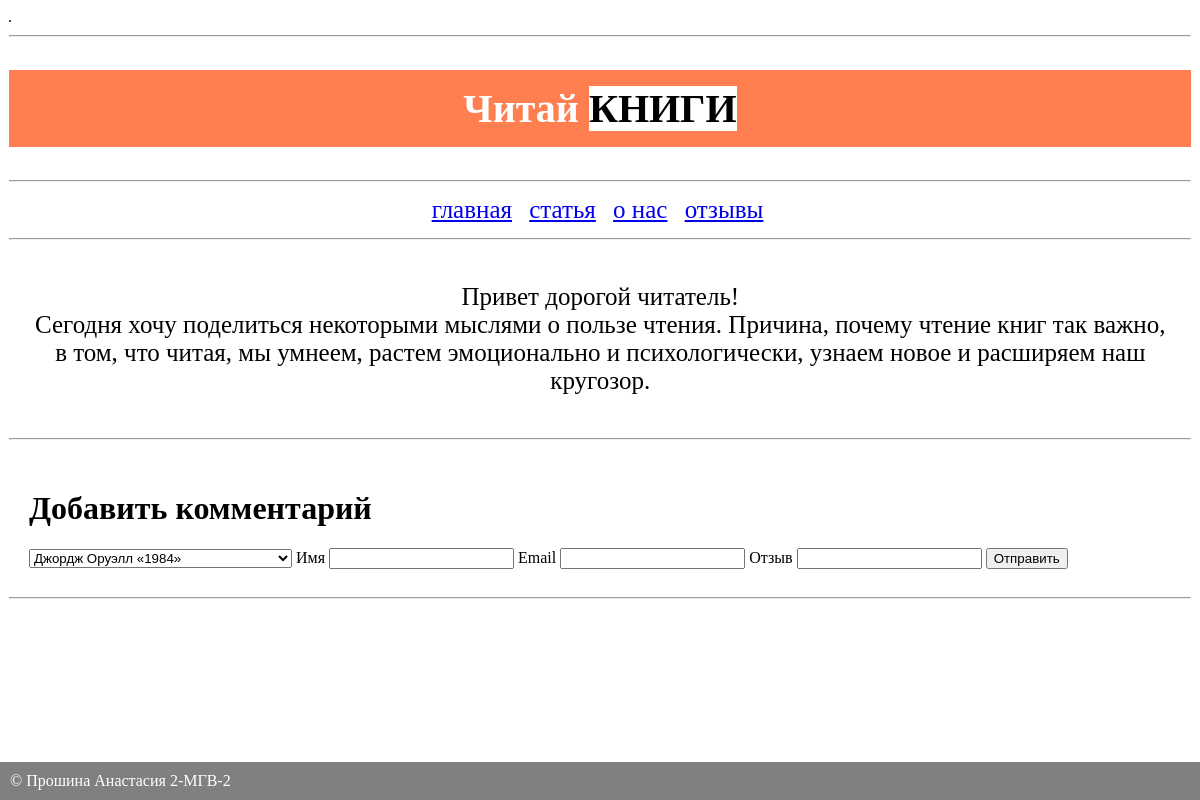
Before: /state/add_comment/ with the older database file.
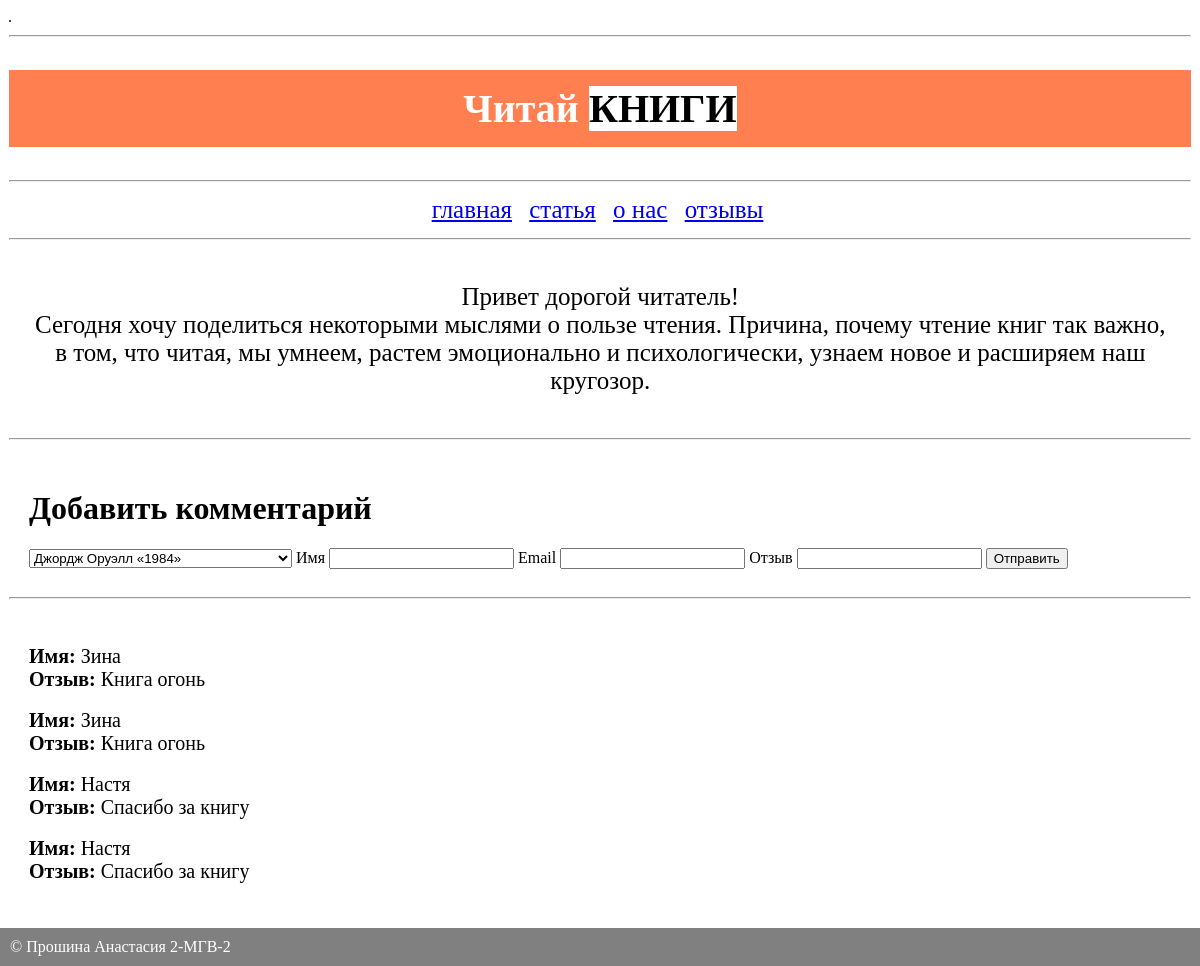
After: the same page with the newer database file.
### catalog/models.py (models this page shows, shortened)
class ProductComment(models.Model):
    user_name = models.CharField(max_length=40, blank=False)
    email = models.CharField(max_length=100, blank=False, default='SOME STRING')
    comment = models.CharField(max_length=600, blank=False)
    checked = models.BooleanField(default=False, blank=False)
    product = models.ForeignKey(Product, on_delete=models.CASCADE)

### catalog/views.py (the view)
# urls.py: path('add_comment/', add_comment_page),
def add_comment_page(request):
    products = Product.objects.values("id", "name")
    title = "Добавить комментарий"
    add_comments = ProductComment.objects.filter(checked=True).order_by('-id')
    data = {"menu":MENU, "title": title, "products": products, "add_comments":add_comments}
    return render(request,"./add_comment.html", context=data)

### templates/add_comment.html (shortened to what this page needs)
{% extends 'base.html' %}
{% block content %}
<hr class="my-4">
<p align="center">Привет дорогой читатель!
  <br>
  Сегодня хочу поделиться некоторыми мыслями о пользе чтения.
  Причина, почему чтение книг так важно, в том, что читая, мы умнеем, растем эмоционально и психологически,
		узнаем новое и расширяем наш кругозор.</p>
	<hr class="my-4">
<div class="col-lg-12">
<h1>{{title}}</h1>
<form action="{% url 'thaks_page' %}" method="POST">
    <select name="product">
        {% for p in products %}
        <option value="{{p.id}}">{{p.name}}</option>
        {% endfor %}
    </select>
    <label for="user_name">Имя</label>
    <input name="user_name" id="user_name">
    <label for="email">Email</label>
    <input name="email" id="email">
    <label for="comment">Отзыв</label>
    <input name="comment" id="comment">
    <button type="submit">Отправить</button>
</form>
</div>
<hr class="my-4">
<div class="col-lg-12">
    {% for add_comment in add_comments %}
    <div class="row"><br>
      <div><p3><b>Имя:</b> {{ add_comment.user_name }}</p3></div>
              <div><p3><b>Отзыв:</b> {{ add_comment.comment }}</p3></div>
    </div>
    {% endfor%}
  </div>
{% endblock %}

### templates/base.html (shortened to what this page needs)
{% load static %}
<!DOCTYPE html>
<html lang="ru">
<head>
    .<link rel="stylesheet" href="{% static 'css/base.css' %}">
</head>
<body>
<div class="container ">
    <div class="header item">
    <hr class="my-4">
        <h2 class="mt-4">Читай <span>КНИГИ</span></h2>
    <hr class="my-4">
    </div>
    <div class="sidebar  item">
    <ul class="hr" align="center">
        {% for key, value in menu.items %}
        <li><a href="{{ value }}">{{ key }}</a></li>
    {% endfor %}
    </ul>
    </div>
    <div class="content  item">
    {% block content %}
        {% endblock %}
    </div>
    <br>
    <br>
      <br>
<div id="footer">
    &#169 Прошина Анастасия 2-МГВ-2
</div>
</div>
</body>
</html>

### static/css/base.css (style rules this page uses)
.item { border: 0px solid black; padding: 1px; }
ul.hr { margin: 0; padding: 4px; font-size: 25px; color: #ffffff; }
ul.hr li { display: inline; margin-right: 5px; padding: 3px; }
.mt-4 { padding: 1em; background-color: #FF7F50; color: #ffffff; width: 100%; font-size: 40px; text-align:center; padding: 15px 0px 15px 0px; }
hr { background-color: #C0C0C0; }
h2 span { background-color: #ffffff; color: #000000; }
p { width:97%; padding: 18px; font-size: 25px; font-family: Monotype Corsiva; text-align:center; }
.col-lg-12 { text-align:justify; width: 97%; padding: 20px; }
p3 { font-size: 20px; text-align: justify; }
#footer { position: fixed; left: 0; bottom: 0; padding: 10px; background: #808080; color: #ffffff; width: 700%; }

Changed rows visible on the page:
added ProductComment: user_name "Зина", comment "Книга огонь"
added ProductComment: user_name "Зина", comment "Книга огонь"
added ProductComment: user_name "Настя", comment "Спасибо за книгу"
now on this page (row edited): ProductComment: user_name "Настя", comment "Спасибо за книгу"
